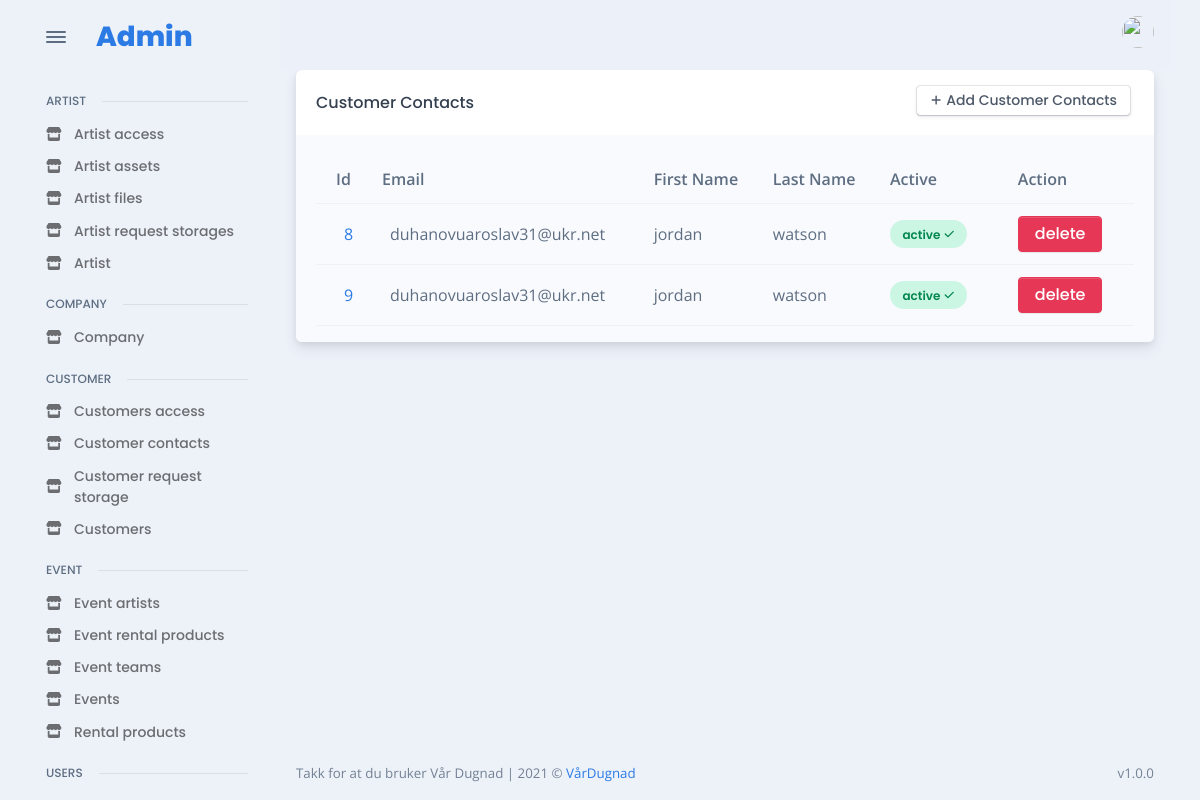
/admin_site/customer/all_customer_contacts (signed in), run on the app's committed database.
### customer/models.py (models this page shows, shortened)
class CustomerContacts(models.Model):
    customer = models.ForeignKey(Customer, verbose_name=("customer"), on_delete=models.CASCADE)
    first_name = models.CharField("first name", max_length=255)
    last_name = models.CharField("last name", max_length=255)
    phone = models.CharField("phone", max_length=255)
    email = models.EmailField("email", max_length=255)
    role = models.CharField("role", max_length=255)
    birthdate = models.CharField("birth date", max_length=255)
    signatory_rights = models.BooleanField(default=True)
    active = models.BooleanField(default=True)

### admin_app/admin_customer/views.py (the view)
# urls.py: path("all_customer_contacts", CustomerContactsListView.as_view(), name = "admin_get_all_customer_contacts"),
class CustomerContactsListView(LoginRequiredMixin, ListView):
    model = CustomerContacts
    template_name = "admin/pages/customer/contacts/all.html"
    context_object_name = "contacts"

### templates/admin/pages/customer/contacts/all.html (shortened to what this page needs)
{% extends 'base/admin_base.html' %}
{% load static %}
{% load widget_tweaks %}
{% block content %}
<div class="card">
  <div class="card-header">
    <div class="row flex-between-center">
      <div class="col-4 col-sm-auto d-flex align-items-center pe-0">
        <h5 class="fs-0 mb-0 text-nowrap py-2 py-xl-0">Customer Contacts</h5>
      </div>
      <div class="col-8 col-sm-auto text-end ps-2">
        <a href="{% url 'admin_add_new_customer_contacts' %}" class="btn btn-falcon-default btn-sm me-1 mb-1">
          <span class="fas fa-plus me-1" data-fa-transform="shrink-3"></span>Add Customer Contacts
        </a>
      </div>
    </div>
  </div>
  <div class="card-body bg-light pb-0">
    <div class="table-responsive scrollbar">
      {% if contacts|length %}
      <table class="table table-hover table-striped overflow-hidden">
        <thead>
          <tr>
            <th scope="col">Id</th>
            <th scope="col">Email</th>
            <th scope="col">First Name</th>
            <th scope="col">Last Name</th>
            <th scope="col">Active</th>
            <th></th>
            <th scope="col">Action</th>
          </tr>
        </thead>
        <tbody>
          {% for contact in contacts %}
          <tr class="align-middle">
            <td class="text-nowrap">
              <div class="d-flex align-items-center">
                <div class="ms-2"><a href="{% url 'admin_change_details_customer_contacts' contact.id %}">{{contact.id}}</a></div>
              </div>
            </td>
            <td class="text-nowrap">
              <div class="d-flex align-items-center">
                <div class="ms-2">{{contact.email}}</div>
              </div>
            </td>
            <td class="text-nowrap"> {{contact.first_name}} </td>
            <td class="text-nowrap"> {{contact.last_name}} </td>
            {% if contact.active %}
              <td><span class="badge badge rounded-pill d-block p-2 badge-soft-success">active<span class="ms-1 fas fa-check" data-fa-transform="shrink-2"></span></span></td>
            {% else %}
              <td><span class="badge badge rounded-pill d-block p-2 badge-soft-danger">disabled<span class="ms-1 fas fa-times" data-fa-transform="shrink-2"></span></span></td>
            {% endif %}
            <td></td>
            <td><a class="btn btn-danger"  href="{% url 'admin_delete_customer_contacts' contact.id %}">delete</a></tr>
          {% endfor %}
        </tbody>
      </table>
      {% else %}
          <p>There is no artist yet, try to add some</p>
      {% endif %}
    </div>
  </div>
  </div>
{% endblock %}

### data on the page
CustomerContacts: id "8", email "duhanovuaroslav31@ukr.net", first_name "jordan", last_name "watson", active "active"
CustomerContacts: id "9", email "duhanovuaroslav31@ukr.net", first_name "jordan", last_name "watson", active "active"
